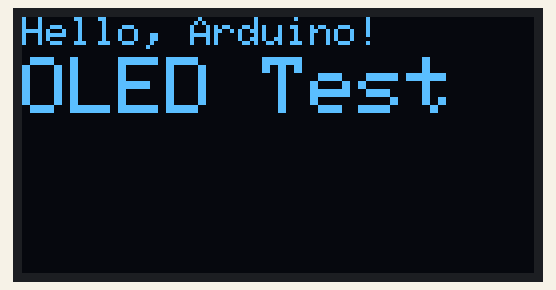
This sketch was run on a simulated Arduino Uno, built with avr-gcc and run on an emulated ATmega328P. Shown: 128×64 one-colour display.

Above: at 0.1 s.

The sketch:

oled.ino
```cpp
#include <Wire.h>
#include <Adafruit_GFX.h>
#include <Adafruit_SSD1306.h>

// Define the display parameters
#define SCREEN_WIDTH 128 // OLED display width, in pixels
#define SCREEN_HEIGHT 64 // OLED display height, in pixels
//added comment
// Declaration for an SSD1306 display connected to I2C (SDA, SCL pins)
#define OLED_RESET -1 // Reset pin # (or -1 if sharing Arduino reset pin)
#define SCREEN_ADDRESS 0x3C ///< I2C address for 128x64 displays (0x3C or 0x3D)

// Create the display object
Adafruit_SSD1306 display(SCREEN_WIDTH, SCREEN_HEIGHT, &Wire, OLED_RESET);

void setup() {
  Serial.begin(9600);

  // Initialize the display
  if(!display.begin(SSD1306_SWITCHCAPVCC, SCREEN_ADDRESS)) {
    Serial.println(F("SSD1306 allocation failed"));
    for(;;); // Don't proceed, loop forever
  }

  // Clear the display buffer
  display.clearDisplay();

  // Set up text options
  display.setTextSize(1); // Normal 1:1 pixel scale
  display.setTextColor(WHITE); // White text
  display.setCursor(0, 0); // Start at top-left corner (x=0, y=0)

  // Print text
  display.println("Hello, Arduino!");
  display.setTextSize(2);
  display.setCursor(0, 10);
  display.println("OLED Test");

  // Show the display buffer on the screen
  display.display();
}

void loop() {
  // Add your dynamic code here, e.g., reading a sensor and updating the display.
}
```
